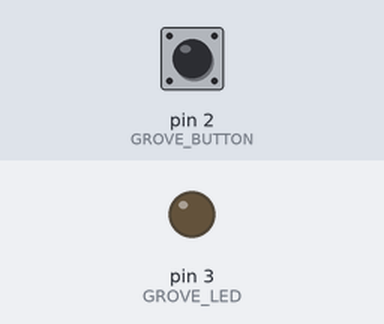
This sketch was run on a simulated Arduino Uno, built with avr-gcc and run on an emulated ATmega328P. Shown: output pins drawn as LEDs (lit = HIGH). The test bench sets the inputs (shaded band); at power-on: pin 2 (GROVE_BUTTON) LOW.

Above: at 1.2 s.
1.3 s: pin 2 (GROVE_BUTTON) pulled HIGH for 0.15 s
At 1.37 s:
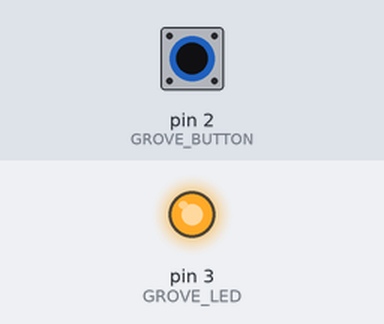
2.9 s: pin 2 (GROVE_BUTTON) pulled HIGH for 3.2 s
At 7.5 s:
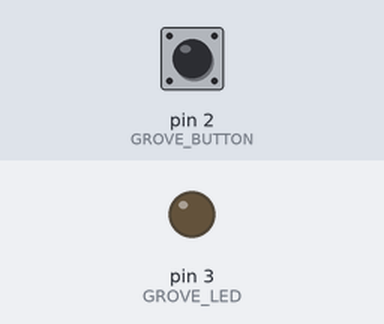
Timing chart, 0 to 9.0 s (numbered marks = the images above; inputs shaded):
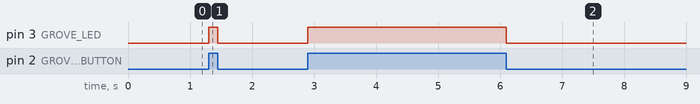

Measured:
- after the input at 1.3 s, pin 3 (GROVE_LED): LOW → HIGH at once, → LOW 0.15 s later
- after the input at 2.9 s, pin 3 (GROVE_LED): LOW → HIGH at once, → LOW 3.2 s later

The sketch:

plc_1.ino
```cpp
/*
* plc_1.ino
*/

int GROVE_BUTTON = 2; //Grove Button connected to D2
int GROVE_LED = 3; //Grove LED connected to D3

void setup(){
pinMode(GROVE_BUTTON, INPUT); //set button as an INPUT device
pinMode(GROVE_LED, OUTPUT); //set LED as an OUTPUT device
}

void loop(){
int buttonState = digitalRead(GROVE_BUTTON); //read the status of the button
if(buttonState == 1) //if button is pressed
digitalWrite(GROVE_LED,1); //turn on the LED
else
digitalWrite(GROVE_LED,0); //if button is released
}
```
